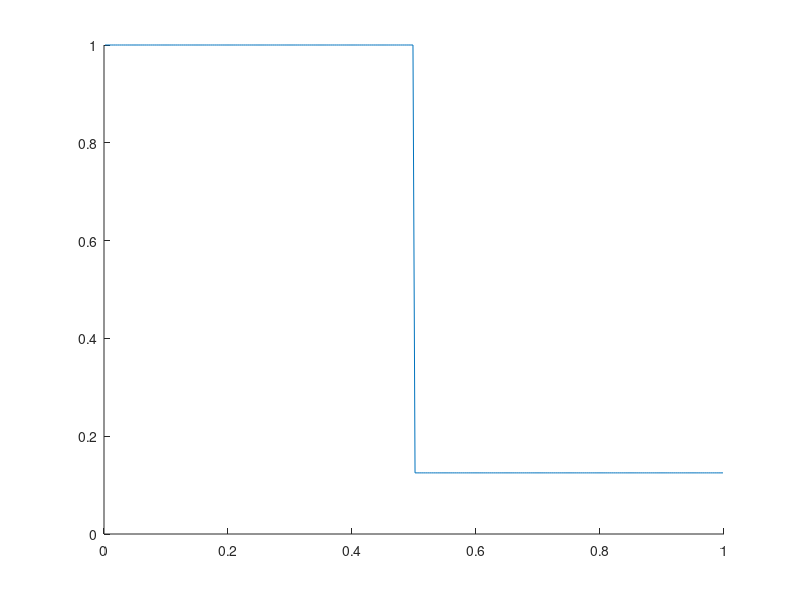

Reproduce this figure in MATLAB. (Note: this script raises an error after producing the figure.)
%% Sod Shock Tube
clc
clear
close all
%%
N = 300;
gamma = 1.4;

u = zeros(N,3);

rho_L = 1.0;
P_L   = 1.0.*101325;

rho_R = 0.125;
P_R   = 0.1.*101325;

%Setting Initial Conditions
u(:,2) = 0;


u(1:round(N./2),1) = rho_L;
u(1:round(N./2),3) = (P_L)./(gamma - 1) + (1/2)*rho_L.*abs(u(1:round(N./2),2)).^2;
u(round(N./2)+1:end,1) = rho_R;
u(round(N./2)+1:end,3) = (P_R)./(gamma - 1) + (1/2)*rho_R.*abs(u(round(N./2)+1:end,2)).^2;


%Defining coordinates
u_coord = (0+(1/N/2):1/N:1-(1/N/2))';

E2N = [(1:N-1)',(2:N)'];

% E2N(1,1) = 0;
% E2N = [E2N;[100,0]];


CFL = 1; %CFL number of 1
d_x = 1./N;

T = 0.1;

%% Forward Euler Stepping
figure()
hold on


t = 0;
plot(u_coord,u(:,1));
count = 0;

while t < T
    count = count + 1;
    dt = 1E-6;
    %RK2
    [Residual_1] = calculateResidual(u,N,E2N,@roe);
    if mod(count,100) == 0
        fprintf("Residual = "+ sum(abs(Residual_1),'all')+", t = "+t+"\n");
    end
    u_1 = u - dt.*Residual_1./d_x;
    [Residual_2] = calculateResidual(u_1,N,E2N,@roe);
    u = u - dt.*(Residual_1 + Residual_2);

    %Advance in Time
    t = t + dt;
    
end
plot(u_coord,u(:,1))
legend('Initial','Final')
xlabel('x')
ylabel('rho')

%% Functions Declared

%Calculate residual for 1 timestep
function [Residual] = calculateResidual(u,N,E2N,flux)
    EdgeFlux = zeros(size(E2N,1),3);
    Residual = zeros(N,size(u,2)); 
    parfor i = 1:size(E2N,1)
        L_indx = E2N(i,1);
        R_indx = E2N(i,2);
        uL = u(L_indx,:);
        uR = u(R_indx,:);
        uL_temp = [uL(1),uL(2),0,uL(3)];
        uR_temp = [uR(1),uR(2),0,uR(3)];
        [F] = flux(uL_temp,uR_temp,[1;0]);
        F(3) = []; 
        EdgeFlux(i,:) = F;
    end

    for i = 1:size(EdgeFlux,1)
        L_indx = E2N(i,1);
        R_indx = E2N(i,2);
        if L_indx ~= 1
            Residual(L_indx,:) = Residual(L_indx,:) + EdgeFlux(i,:);
        end
        if R_indx ~= max(max(E2N))
            Residual(R_indx,:) = Residual(R_indx,:) - EdgeFlux(i,:);
        end
    end
end
